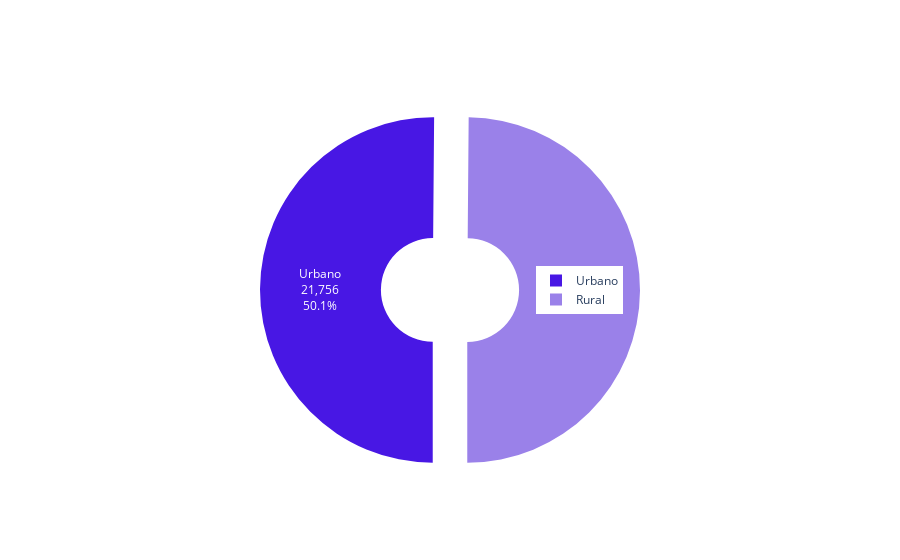

Notebook cell for this chart:
### Code cell
labels = ['Urbano', 'Rural']
values = [21756, 21644]
fig = go.Figure(data=[go.Pie(labels=labels, values=values, textinfo='label+percent+value', hole=.3, rotation=180)])
fig.update_layout(legend=dict(orientation="v", xanchor="center", x=0.675, y=0.5)) # title_text='Distribución de Género', title_x=0.5, title_y=0.9, title_font=dict(size=25), 
fig.update_traces(textfont_size=12, pull=[0.1, 0.1], marker=dict(colors=['#4817e4', '#9a81e9']), hoverinfo='label+percent+value')
fig.show()
fig.write_image(os.path.join(os.path.dirname(os.path.dirname(os.path.abspath('file'))), 'utils', "image", "residencia.png"))

### Figure 1 — Plotly figure (JSON) as saved in the notebook; plotly's stock layout.template omitted (floating-point values rounded to 4 significant figures)
{"data": [{"hole": 0.3, "hoverinfo": "label+percent+value", "labels": ["Urbano", "Rural"], "marker": {"colors": ["#4817e4", "#9a81e9"]}, "pull": [0.1, 0.1], "rotation": -180, "textfont": {"size": 12}, "textinfo": "label+percent+value", "type": "pie", "values": [21756, 21644]}], "layout": {"legend": {"orientation": "v", "x": 0.675, "xanchor": "center", "y": 0.5}}}
